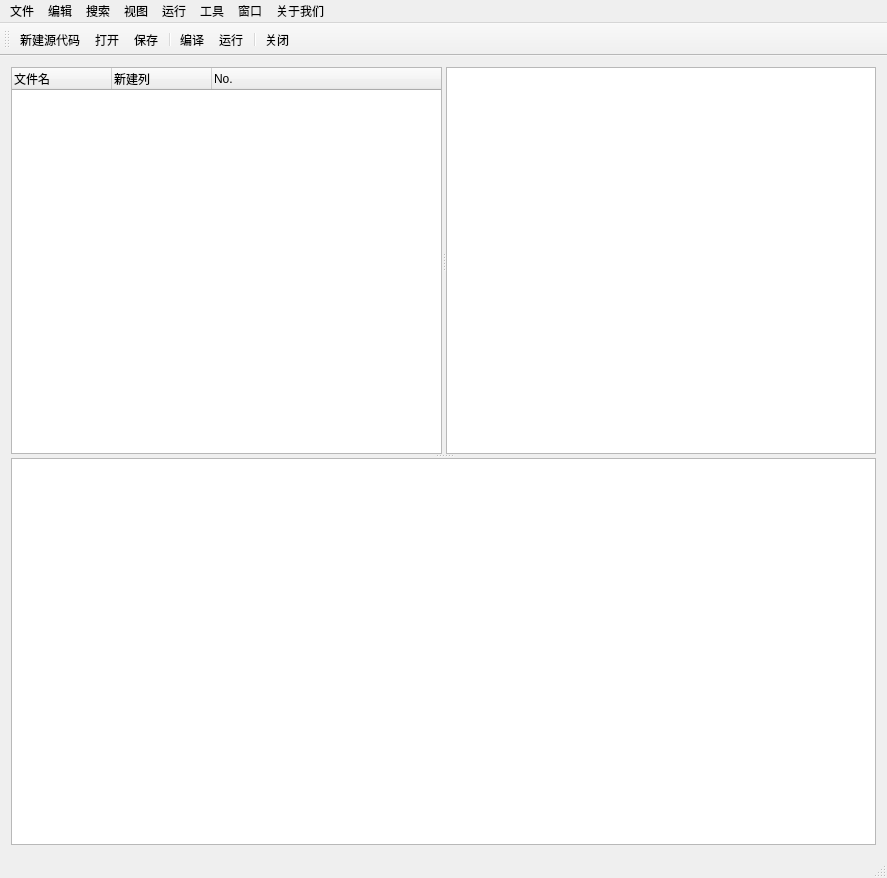
<?xml version="1.0" encoding="UTF-8"?>
<ui version="4.0">
 <class>MainWindow</class>
 <widget class="QMainWindow" name="MainWindow">
  <property name="geometry">
   <rect>
    <x>0</x>
    <y>0</y>
    <width>887</width>
    <height>878</height>
   </rect>
  </property>
  <property name="windowTitle">
   <string>MainWindow</string>
  </property>
  <property name="autoFillBackground">
   <bool>true</bool>
  </property>
  <widget class="QWidget" name="centralWidget">
   <layout class="QGridLayout" name="gridLayout">
    <item row="0" column="0">
     <widget class="QSplitter" name="splitter_2">
      <property name="orientation">
       <enum>Qt::Vertical</enum>
      </property>
      <widget class="QSplitter" name="splitter">
       <property name="orientation">
        <enum>Qt::Horizontal</enum>
       </property>
       <widget class="QTreeWidget" name="treeWidget">
        <property name="contextMenuPolicy">
         <enum>Qt::CustomContextMenu</enum>
        </property>
        <column>
         <property name="text">
          <string notr="true">文件名</string>
         </property>
        </column>
        <column>
         <property name="text">
          <string>新建列</string>
         </property>
        </column>
        <column>
         <property name="text">
          <string>No.</string>
         </property>
        </column>
       </widget>
       <widget class="QTextEdit" name="EditWidget"/>
      </widget>
      <widget class="QTextEdit" name="ResultWidget"/>
     </widget>
    </item>
   </layout>
  </widget>
  <widget class="QMenuBar" name="menuBar">
   <property name="geometry">
    <rect>
     <x>0</x>
     <y>0</y>
     <width>887</width>
     <height>23</height>
    </rect>
   </property>
   <widget class="QMenu" name="menu_file">
    <property name="title">
     <string>文件</string>
    </property>
    <widget class="QMenu" name="menu">
     <property name="title">
      <string>新建</string>
     </property>
     <addaction name="separator"/>
     <addaction name="action_n"/>
     <addaction name="action_p"/>
    </widget>
    <addaction name="menu"/>
    <addaction name="separator"/>
    <addaction name="action_op"/>
    <addaction name="action_save"/>
    <addaction name="action_sava"/>
    <addaction name="action_savas"/>
    <addaction name="action_saval"/>
    <addaction name="separator"/>
    <addaction name="action_closal"/>
   </widget>
   <widget class="QMenu" name="menu_edit">
    <property name="title">
     <string>编辑</string>
    </property>
    <addaction name="action_redo"/>
    <addaction name="actionreg"/>
    <addaction name="separator"/>
    <addaction name="actioncut"/>
    <addaction name="actioncpy"/>
    <addaction name="actionpst"/>
    <addaction name="actionsal"/>
    <addaction name="separator"/>
    <addaction name="actionann"/>
    <addaction name="actioncann"/>
    <addaction name="actionind"/>
    <addaction name="actioncind"/>
   </widget>
   <widget class="QMenu" name="menu_srch">
    <property name="title">
     <string>搜索</string>
    </property>
    <addaction name="actionsrh"/>
    <addaction name="actionrep"/>
   </widget>
   <widget class="QMenu" name="menu_view">
    <property name="title">
     <string>视图</string>
    </property>
   </widget>
   <widget class="QMenu" name="menu_run">
    <property name="title">
     <string>运行</string>
    </property>
    <addaction name="actionedit"/>
    <addaction name="actionrun"/>
    <addaction name="actioncpr"/>
   </widget>
   <widget class="QMenu" name="menu_tool">
    <property name="title">
     <string>工具</string>
    </property>
   </widget>
   <widget class="QMenu" name="menu_wdw">
    <property name="title">
     <string>窗口</string>
    </property>
    <addaction name="actioncla"/>
    <addaction name="separator"/>
    <addaction name="actionfs"/>
    <addaction name="separator"/>
    <addaction name="actionf"/>
    <addaction name="actionl"/>
   </widget>
   <widget class="QMenu" name="menu_us">
    <property name="title">
     <string>关于我们</string>
    </property>
    <addaction name="actionteam"/>
    <addaction name="separator"/>
    <addaction name="action_jdx"/>
    <addaction name="action_cjh"/>
    <addaction name="action_lh"/>
    <addaction name="action_ssq"/>
   </widget>
   <addaction name="menu_file"/>
   <addaction name="menu_edit"/>
   <addaction name="menu_srch"/>
   <addaction name="menu_view"/>
   <addaction name="menu_run"/>
   <addaction name="menu_tool"/>
   <addaction name="menu_wdw"/>
   <addaction name="menu_us"/>
  </widget>
  <widget class="QToolBar" name="mainToolBar">
   <attribute name="toolBarArea">
    <enum>TopToolBarArea</enum>
   </attribute>
   <attribute name="toolBarBreak">
    <bool>false</bool>
   </attribute>
   <addaction name="action_n"/>
   <addaction name="action_op"/>
   <addaction name="action_save"/>
   <addaction name="separator"/>
   <addaction name="actionedit"/>
   <addaction name="actionrun"/>
   <addaction name="separator"/>
   <addaction name="action_close"/>
  </widget>
  <widget class="QStatusBar" name="statusBar"/>
  <action name="action_op">
   <property name="icon">
    <iconset resource="res.qrc">
     <normaloff>:/resource/open.png</normaloff>:/resource/open.png</iconset>
   </property>
   <property name="text">
    <string>打开</string>
   </property>
  </action>
  <action name="action_save">
   <property name="icon">
    <iconset resource="res.qrc">
     <normaloff>:/resource/save.png</normaloff>:/resource/save.png</iconset>
   </property>
   <property name="text">
    <string>保存</string>
   </property>
  </action>
  <action name="action_sava">
   <property name="text">
    <string>另存为</string>
   </property>
  </action>
  <action name="action_savas">
   <property name="text">
    <string>另存项目为</string>
   </property>
  </action>
  <action name="action_saval">
   <property name="text">
    <string>全部保存</string>
   </property>
  </action>
  <action name="action_close">
   <property name="icon">
    <iconset resource="res.qrc">
     <normaloff>:/resource/close.png</normaloff>:/resource/close.png</iconset>
   </property>
   <property name="text">
    <string>关闭</string>
   </property>
  </action>
  <action name="action_closal">
   <property name="text">
    <string>全部关闭</string>
   </property>
  </action>
  <action name="action_n">
   <property name="icon">
    <iconset resource="res.qrc">
     <normaloff>:/resource/new.png</normaloff>:/resource/new.png</iconset>
   </property>
   <property name="text">
    <string>新建源代码</string>
   </property>
  </action>
  <action name="action_p">
   <property name="text">
    <string>新建项目</string>
   </property>
  </action>
  <action name="action_redo">
   <property name="text">
    <string>重做</string>
   </property>
  </action>
  <action name="actionreg">
   <property name="text">
    <string>恢复</string>
   </property>
  </action>
  <action name="actioncut">
   <property name="text">
    <string>剪切</string>
   </property>
  </action>
  <action name="actioncpy">
   <property name="text">
    <string>拷贝</string>
   </property>
  </action>
  <action name="actionpst">
   <property name="text">
    <string>粘贴</string>
   </property>
  </action>
  <action name="actionsal">
   <property name="text">
    <string>选择全部</string>
   </property>
  </action>
  <action name="actionann">
   <property name="text">
    <string>注释</string>
   </property>
  </action>
  <action name="actioncann">
   <property name="text">
    <string>取消注释</string>
   </property>
  </action>
  <action name="actionind">
   <property name="text">
    <string>缩进</string>
   </property>
  </action>
  <action name="actioncind">
   <property name="text">
    <string>取消缩进</string>
   </property>
  </action>
  <action name="actionsrh">
   <property name="text">
    <string>搜索</string>
   </property>
  </action>
  <action name="actionrep">
   <property name="text">
    <string>替换</string>
   </property>
  </action>
  <action name="actionedit">
   <property name="icon">
    <iconset resource="res.qrc">
     <normaloff>:/resource/compile.png</normaloff>:/resource/compile.png</iconset>
   </property>
   <property name="text">
    <string>编译</string>
   </property>
  </action>
  <action name="actionrun">
   <property name="icon">
    <iconset resource="res.qrc">
     <normaloff>:/resource/run.png</normaloff>:/resource/run.png</iconset>
   </property>
   <property name="text">
    <string>运行</string>
   </property>
  </action>
  <action name="actioncpr">
   <property name="text">
    <string>编译运行</string>
   </property>
  </action>
  <action name="actioncla">
   <property name="text">
    <string>全部关闭</string>
   </property>
  </action>
  <action name="actionteam">
   <property name="text">
    <string>我们的小队</string>
   </property>
  </action>
  <action name="actionfs">
   <property name="text">
    <string>全屏</string>
   </property>
  </action>
  <action name="actionf">
   <property name="text">
    <string>后继</string>
   </property>
  </action>
  <action name="actionl">
   <property name="text">
    <string>前驱</string>
   </property>
  </action>
  <action name="action_jdx">
   <property name="text">
    <string>蒋东旭</string>
   </property>
  </action>
  <action name="action_cjh">
   <property name="text">
    <string>陈家辉</string>
   </property>
  </action>
  <action name="action_lh">
   <property name="text">
    <string>罗欢</string>
   </property>
  </action>
  <action name="action_ssq">
   <property name="text">
    <string>孙少卿</string>
   </property>
  </action>
 </widget>
 <layoutdefault spacing="6" margin="11"/>
 <resources>
  <include location="res.qrc"/>
 </resources>
 <connections/>
</ui>
